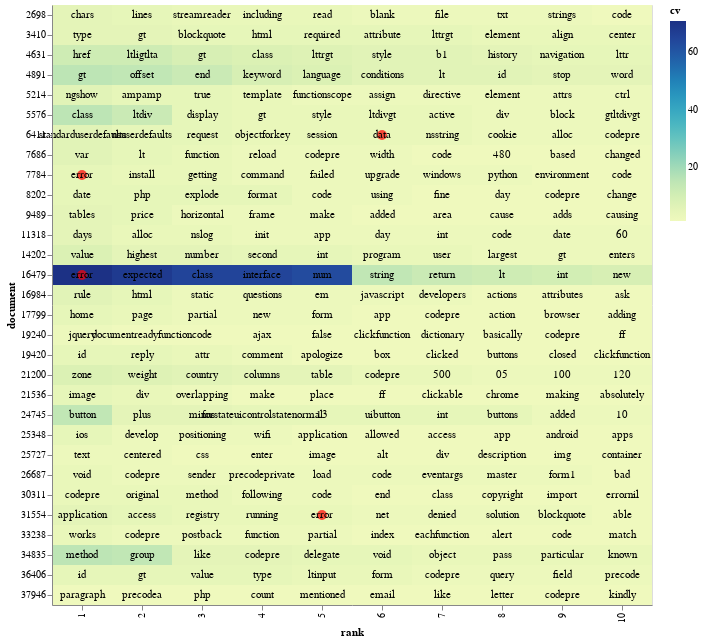

The code cell stored with this chart in its notebook:
### Code cell
#Visualize high frequency words from each document



# Terms in this list will get a red dot in the visualization
term_list = ['data', 'error']

# adding a little randomness to break ties in term ranking
top_cv_plusRand = top_cv.copy()
top_cv_plusRand['cv'] = top_cv_plusRand['cv'] + np.random.rand(top_cv.shape[0])*0.0001

# base for all visualizations, with rank calculation
base = alt.Chart(top_cv_plusRand).encode(
    x = 'rank:O',
    y = 'document:N'
).transform_window(
    rank = "rank()",
    sort = [alt.SortField("cv", order="descending")],
    groupby = ["document"],
)

# heatmap specification
heatmap = base.mark_rect().encode(
    color = 'cv:Q'
)

# red circle over terms in above list
circle = base.mark_circle(size=100).encode(
    color = alt.condition(
        alt.FieldOneOfPredicate(field='term', oneOf=term_list),
        alt.value('red'),
        alt.value('#FFFFFF00')        
    )
)

# text labels, white for darker heatmap colors
text = base.mark_text(baseline='middle').encode(
    text = 'term:N',
    color = alt.condition(alt.datum.tfidf >= 0.23, alt.value('white'), alt.value('black'))
)

# display the three superimposed visualizations
(heatmap + circle + text).properties(width = 600)

#Observation and inference:
#With heat map, we can see at document/row level highly frequent words and also range of frequency, which is from 0 to 25

### Figure 1 — Vega-Lite specification as saved in the notebook (floating-point values rounded to 4 significant figures; data arrays with more than 128 entries replaced by an {"elided": "..."} marker saying what was removed)
{"config": {"view": {"continuousWidth": 400, "continuousHeight": 300}}, "layer": [{"mark": "rect", "encoding": {"color": {"field": "cv", "type": "quantitative"}, "x": {"field": "rank", "type": "ordinal"}, "y": {"field": "document", "type": "nominal"}}, "transform": [{"window": [{"op": "rank", "field": "", "as": "rank"}], "groupby": ["document"], "sort": [{"field": "cv", "order": "descending"}]}]}, {"mark": {"type": "circle", "size": 100}, "encoding": {"color": {"condition": {"value": "red", "test": {"field": "term", "oneOf": ["data", "error"]}}, "value": "#FFFFFF00"}, "x": {"field": "rank", "type": "ordinal"}, "y": {"field": "document", "type": "nominal"}}, "transform": [{"window": [{"op": "rank", "field": "", "as": "rank"}], "groupby": ["document"], "sort": [{"field": "cv", "order": "descending"}]}]}, {"mark": {"type": "text", "baseline": "middle"}, "encoding": {"color": {"condition": {"value": "white", "test": "(datum.tfidf >= 0.23)"}, "value": "black"}, "text": {"field": "term", "type": "nominal"}, "x": {"field": "rank", "type": "ordinal"}, "y": {"field": "document", "type": "nominal"}}, "transform": [{"window": [{"op": "rank", "field": "", "as": "rank"}], "groupby": ["document"], "sort": [{"field": "cv", "order": "descending"}]}]}], "data": {"name": "data-3c18dc40fe919fc57ba98fbe68202d10"}, "width": 600, "$schema": "https://vega.github.io/schema/vega-lite/v4.17.0.json", "datasets": {"data-3c18dc40fe919fc57ba98fbe68202d10": {"elided": "300 records"}}}
